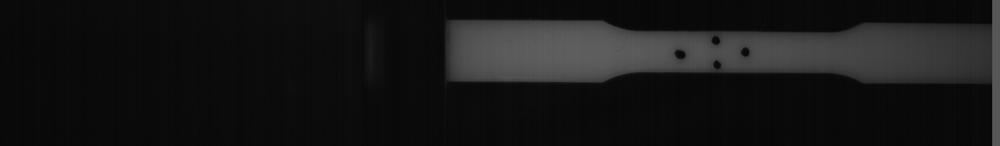
//> input picture mounted_dir/Nj9fM.png, 1000 x 146 px, shrunk from 2048 x 300 before the run
$ ./test   (built with g++ and OpenCV 4)
//> lines starting //> are read from the running program, lines starting //| are printed output that depends on the picture
// made some changes
// check if these changes are shown in docker container
//
#include <iostream>
#include <opencv2/core.hpp>
#include <opencv2/imgcodecs.hpp>
#include <opencv2/imgproc.hpp>

using namespace std;
using namespace cv;

int main(){

  cout << "check if OpenCV lib is correctly installed" << endl;
  cout << "edge detection on image.. " << endl;
  // This detects both horizontal and vertical edges
  // Sobel Derivatives

  // Sobel filter
  //

  Mat src, img, src_gray;
  // read image
  img = imread("Nj9fM.png", IMREAD_COLOR);
//> img is the input picture: 146 rows x 1000 cols, CV_8UC3; min 6, max 96, mean 22.6

  // reduce noise
  GaussianBlur(img, src, Size(3,3), 0, 0, BORDER_DEFAULT);

  // convert it to grayscale image
  cvtColor(src, src_gray, COLOR_BGR2GRAY);

 // following this blog: https://docs.opencv.org/4.x/d2/d2c/tutorial_sobel_derivatives.html
 // we now need to take derivatice in both x and y plane to get the difference in intensity
 // from 1 point to its neightbors points.

  Mat grad_x, grad_y, grad, abs_grad_x, abs_grad_y;
  // detects horizontal edges
  // X
  // ddepth: CV_16S to avoid overflow during gradient calculation
  Sobel(src_gray, grad_x, CV_16S, 1, 0, -1, 1, 0, BORDER_DEFAULT);
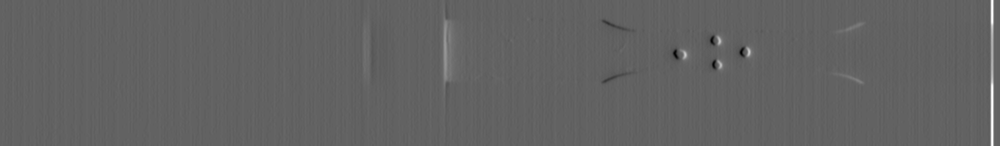
//> grad_x: 146 rows x 1000 cols, CV_16SC1; min -611, max 976, mean 2.5; drawn with min black and max white
  // detects vertical edges
  // Y
  Sobel(src_gray, grad_y, CV_16S, 0, 1, -1, 1, 0, BORDER_DEFAULT);
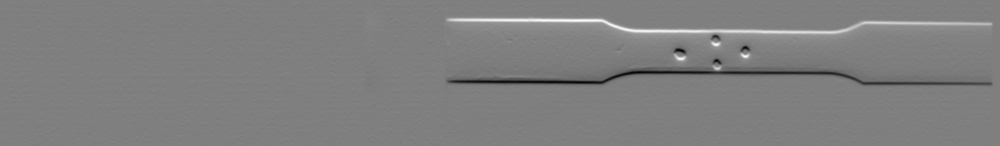
//> grad_y: 146 rows x 1000 cols, CV_16SC1; min -625, max 624, mean -0.2; drawn with min black and max white

  // convert output to CV_8U image
  convertScaleAbs(grad_x, abs_grad_x);
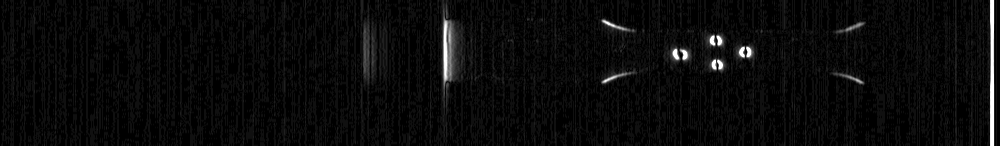
//> abs_grad_x: 146 rows x 1000 cols, CV_8UC1; min 0, max 255, mean 10.3
  convertScaleAbs(grad_y, abs_grad_y);
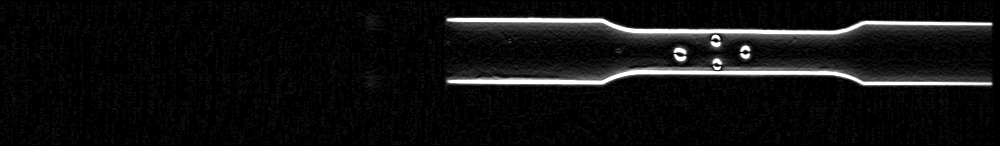
//> abs_grad_y: 146 rows x 1000 cols, CV_8UC1; min 0, max 255, mean 16.1

  // gradient add up
  addWeighted(abs_grad_x, 0.5, abs_grad_y, 0.5, 0, grad);
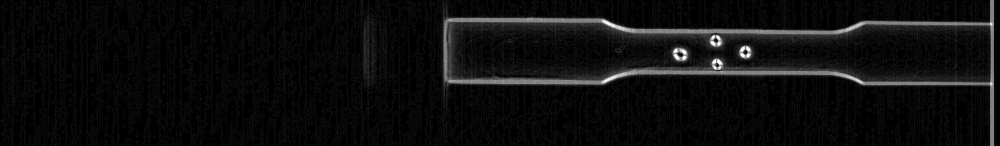
//> grad: 146 rows x 1000 cols, CV_8UC1; min 0, max 255, mean 13.2

  // write image to disk
  imwrite("grad_newimage.png", grad);

}
